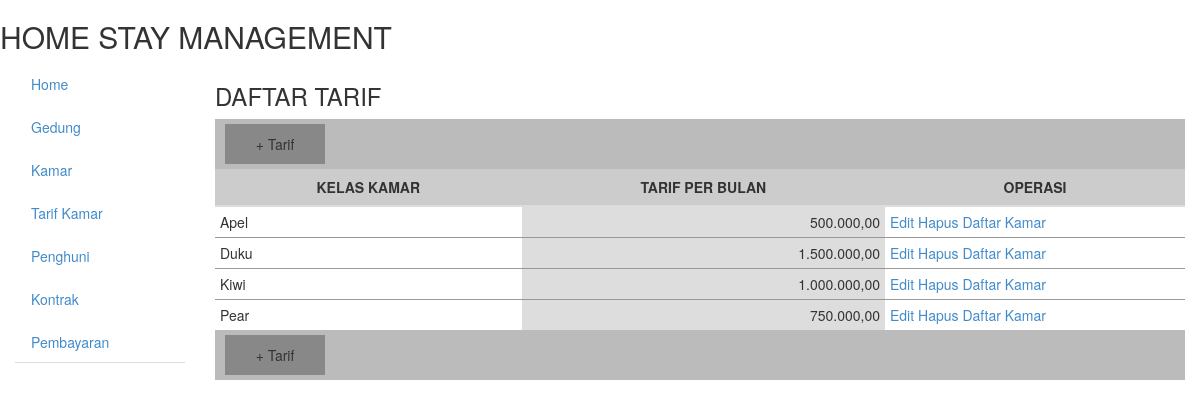
/?menu=tarif, run on the app's committed database.
### tables this page shows
CREATE TABLE kelasTarif(
id int(2) unsigned auto_increment primary key,
namaKelas varchar(20),
tarif int(7) default 0
);

### lib/class.tarif.inc.php (the view)
<?php
require("class.crud.inc.php");
class tarif extends dbcrud
{
	function listTarif($limit=0)
	{
		$sql = "SELECT * FROM kelasTarif ORDER BY namaKelas LIMIT $limit,".rows;
		$qry = $this->transact($sql);
		while($r = $qry->fetch()){
			echo "
			<tr>
			   <td>".$r['namaKelas']."</td>
			   <td class='alg-r'>".$this->numfor($r['tarif'])."</td>
			   <td width='300'>
			     <a href='./?menu=modify&data=tarif&id=".$r['id']."'>Edit</a>
			     <a href=#>Hapus</a>
			     <a href='./?menu=kamar&km=".$r['id']."'>Daftar Kamar</a>
			   </td>
			</tr>
			";
		}
	}
}
?>

### css/hsm.css (style rules this page uses)
.alg-r { text-align:right; padding:0 4px; }
table.table tbody tr td { border-top: 1px solid #999; padding:5px; }
td:nth-child(even) { background:#DDD; }

### data on the page
kelastarif: namaKelas "Apel", tarif "500.000,00"
kelastarif: namaKelas "Duku", tarif "1.500.000,00"
kelastarif: namaKelas "Kiwi", tarif "1.000.000,00"
kelastarif: namaKelas "Pear", tarif "750.000,00"

### other printed values
$label "Tarif Tarif"
